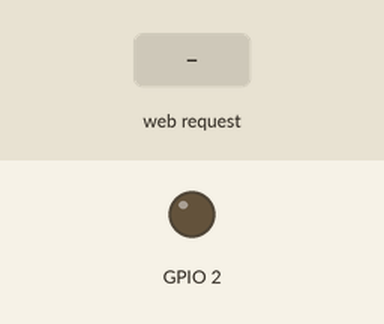
A sketch run on a simulated ESP8266 (NodeMCU). On the bench: output pins drawn as LEDs (lit = HIGH). The inputs (shaded band) are chosen by the test bench. WiFi joins after 1.5 s; servers stay silent unless stated; what the sketch prints to the serial monitor is not drawn.

Above: at 2.7 s.
2.8 s: HTTP request GET /on received
At 3.7 s:
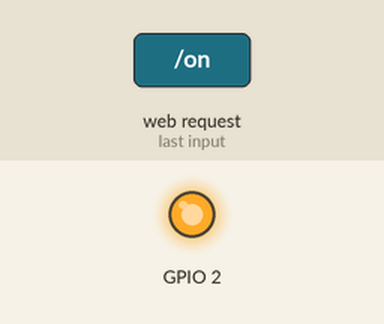
4.3 s: HTTP request GET /off received
At 4.9 s:
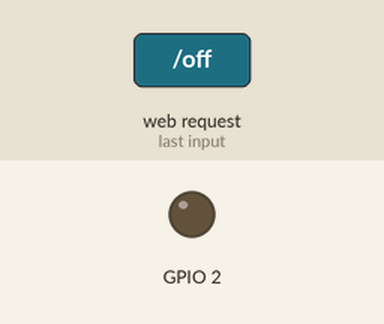
Timing chart, 0 to 7.3 s (numbered marks = the images above; inputs shaded):
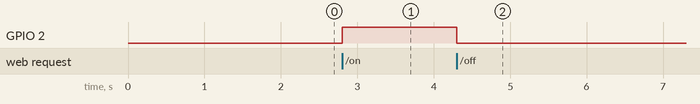

The sketch:

Blink.ino
```cpp
#include <Arduino.h>
#ifdef ESP32
#include <WiFi.h>
#include <AsyncTCP.h>
#elif defined(ESP8266)
#include <ESP8266WiFi.h>
#include <ESPAsyncTCP.h>
#endif
#include <ESPAsyncWebSrv.h>

const char* ssid = "Alpha";
const char* password = "caracoles123";
AsyncWebServer server (80);

void setup() {
  pinMode(2, OUTPUT);
  Serial.begin(115200);
  conectarse();
  server.on("/", HTTP_GET, [](AsyncWebServerRequest *request){
    int numParametros = request -> params();
    Serial.print(numParametros);
    if(numParametros==0){
      request->send(200,"text/html","<H1> hola mundo </H1>");
    }else{
      AsyncWebParameter * p= request->getParam(0);
      String html = "<H1> hola " + p->value() + "desde ESP32 </H1>";
      request->send(200,"text/html",html);
    }
  });
  server.on("/adios", HTTP_GET, [](AsyncWebServerRequest *request){
    request -> send (200, "text/html", "<H1> adios </H1>");
  });

   server.on("/on", HTTP_GET, [](AsyncWebServerRequest *request){
    digitalWrite(2, HIGH);
    request -> send (200, "text/html", "<H1> adios </H1>");
  });

   server.on("/off", HTTP_GET, [](AsyncWebServerRequest *request){
    digitalWrite(2, LOW);
    request -> send (200, "text/html", "<H1> adios </H1>");
  });

  server.begin();
}

void loop() {}

void conectarse(){
    Serial.print("conectando");
    Serial.println(ssid);
    WiFi.begin(ssid,password);

    while(WiFi.status() != WL_CONNECTED){
      delay(500);
      Serial.print(".");
    }

    Serial.print(WiFi.localIP());
}
```

Measured:
- after the input at 2.8 s, GPIO 2: LOW → HIGH at once
- after the input at 4.3 s, GPIO 2: HIGH → LOW at once
